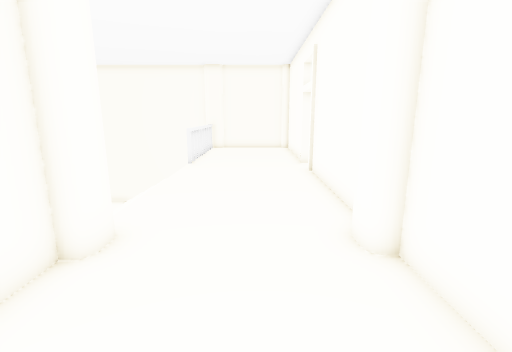
[1] (above)

17 first-person views from a walk through a scene from a Unity 3-D project. The camera is 1.2 m above the floor, tilts 12° down and sees 85° across. The floor is counted in squares, 0.5 m on a side. Each view is taken from the middle of a square. On the plan, view 1 faces up. The plan holds only what a view shows up to about 18 squares ahead; the rest is blank. The place goes on beyond the plan. The player is left out.

[2]
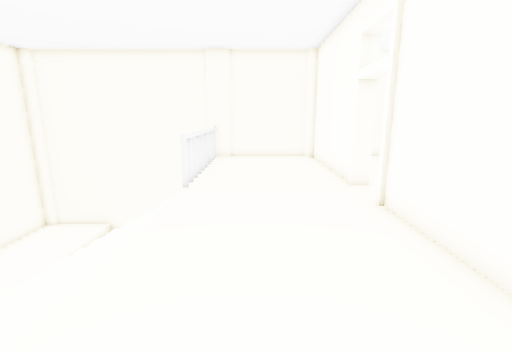

[3]
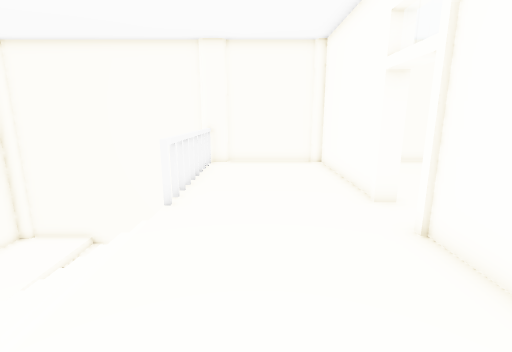

[4]
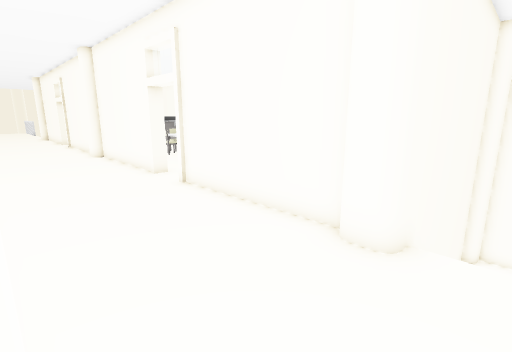

[5]
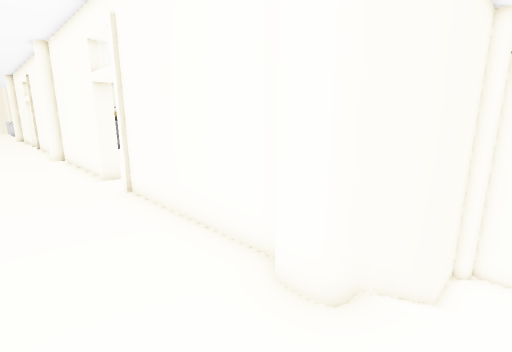

[6]
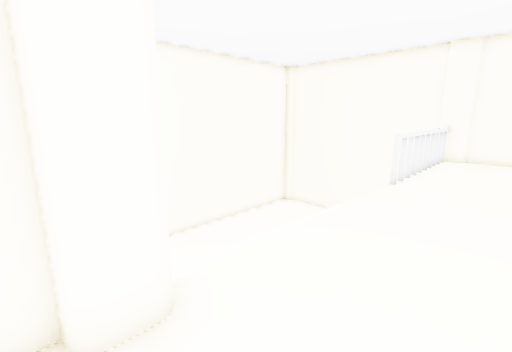

[7]
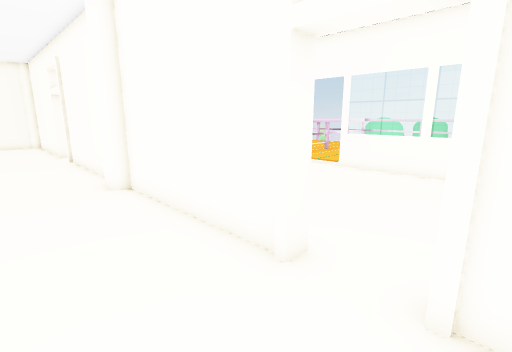

[8]
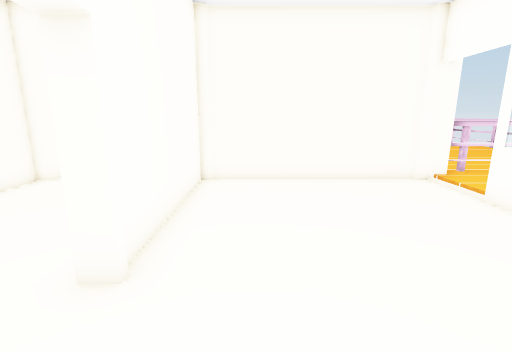

[9]
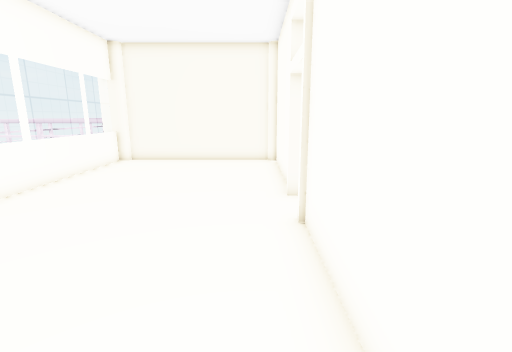

[10]
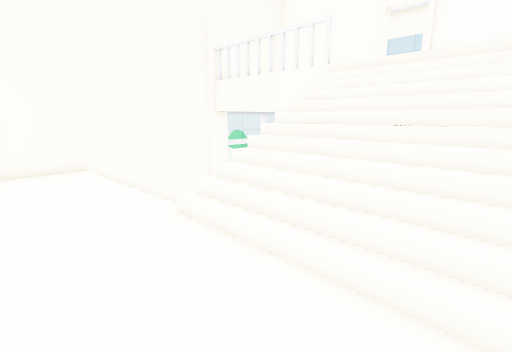

[11]
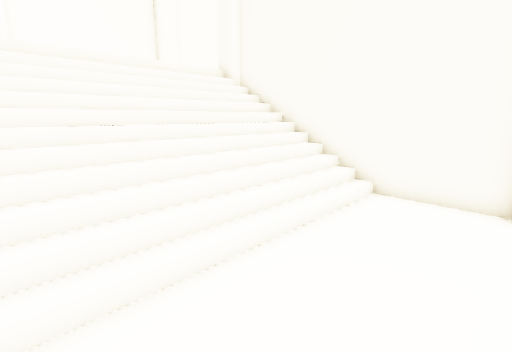

[12]
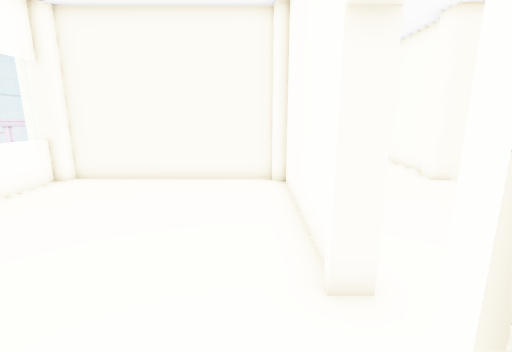

[13]
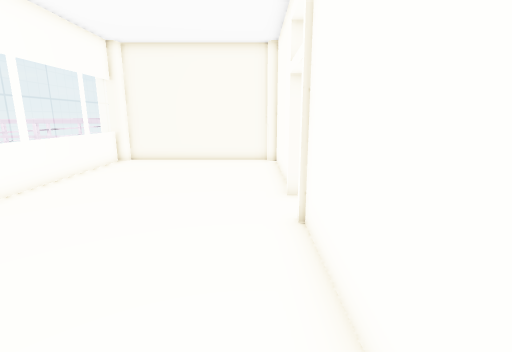

[14]
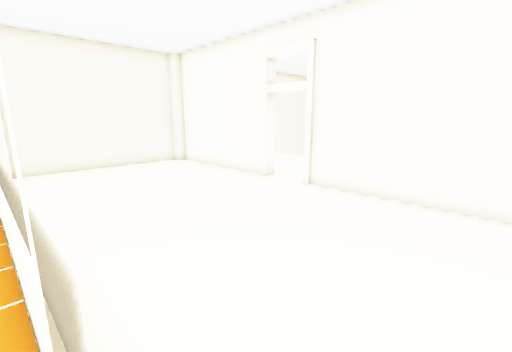

[15]
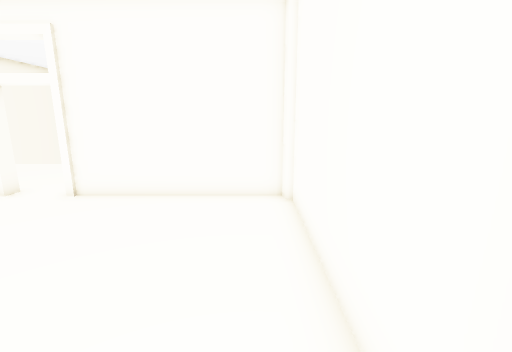

[16]
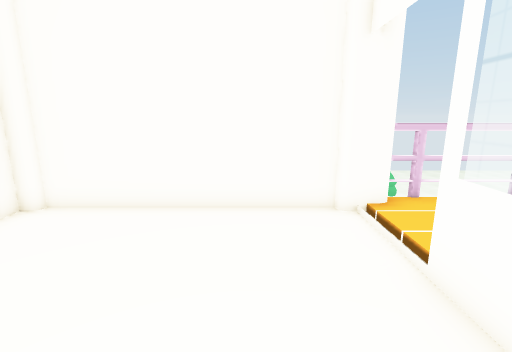

[17]
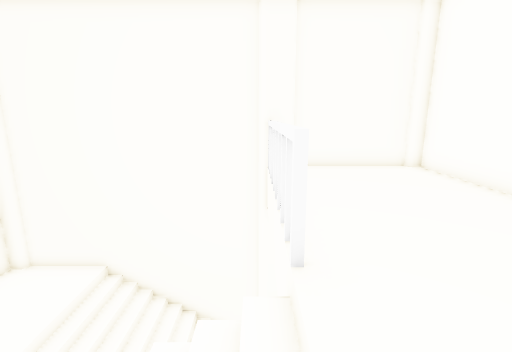

### Floor plan
Key: @ floor where view 1 was taken; # wall or solid block; . main floor; - floor 2.25 m lower than the main floor; / step, stairs or slope; = window, fence, low wall or low ledge.
Columns run from 14 left of view 1 to 12 right of it. Each row starts with its distance up from view 1.
 22 ###########################
 21 ----////   /.....#.........
 20 ----////   /.....#.........
 19 ----///    /.....#........#
 18 ----//     /.....#........=
 17 ----       /.....#........=
 16 ----       /.....#........=
 15 ----       #.....#........=
 14 ----////////..............=
 13 ----///////......#........=
 12 ----///////......#........=
 11 ----///////......#........=
 10 ----///////......#........=
  9 ----///////......#........=
  8 ----///////......#........=
  7 ----///////......#........=
  6 #---//////##....##.......##
  5 ############....###########
  4            #.....#........=
  3            #.....#.........
  2            #.....#........#
  1            #.....#........=
  0            #..@..#........=
 -1            #.....#........=
 -2            #.....#........#
 -3           ................=
 -4           .......#........=
 -5          .##.....#........=
 -6          . #.....#........=
 -7            #.....#........=
 -8            #.... #........=
 -9            #.... #........#
-10            #.... #........=
-11            #.... #....... #
-12            #.... ##########
-13             ....
-14             ....
-15             ....
-16             ....

Positions as (right, up) in squares from view 1, and headings:
1: (0, 0), facing up
2: (-1, 5), facing up
3: (-1, 7), facing up
4: (2, 7), facing down-left
5: (0, 7), facing down-left
6: (0, 4), facing up-left
7: (-1, -5), facing up-right
8: (5, -6), facing up
9: (4, 4), facing down
10: (-14, 8), facing up-right
11: (-14, 14), facing down-right
12: (4, 16), facing down
13: (4, 21), facing down
14: (12, 21), facing down-left
15: (12, 21), facing left
16: (9, 15), facing up
17: (-4, 11), facing up
